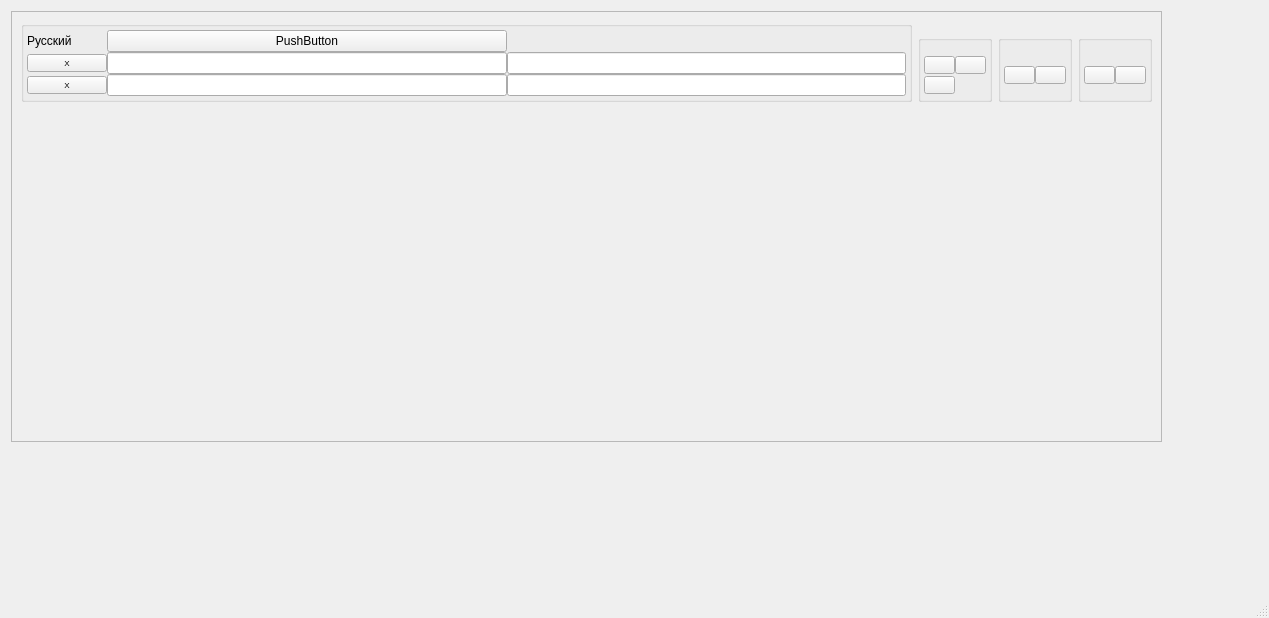
<?xml version="1.0" encoding="UTF-8"?>
<ui version="4.0">
 <class>MainWindow</class>
 <widget class="QMainWindow" name="MainWindow">
  <property name="geometry">
   <rect>
    <x>0</x>
    <y>0</y>
    <width>1269</width>
    <height>618</height>
   </rect>
  </property>
  <property name="windowTitle">
   <string>MainWindow</string>
  </property>
  <widget class="QWidget" name="centralwidget">
   <widget class="QScrollArea" name="scrollArea">
    <property name="geometry">
     <rect>
      <x>11</x>
      <y>11</y>
      <width>1151</width>
      <height>431</height>
     </rect>
    </property>
    <property name="widgetResizable">
     <bool>true</bool>
    </property>
    <widget class="QWidget" name="scrollAreaWidgetContents">
     <property name="geometry">
      <rect>
       <x>0</x>
       <y>0</y>
       <width>1149</width>
       <height>429</height>
      </rect>
     </property>
     <layout class="QGridLayout" name="gridLayout_4">
      <property name="sizeConstraint">
       <enum>QLayout::SetMinimumSize</enum>
      </property>
      <item row="0" column="2">
       <widget class="QGroupBox" name="groupBox_2">
        <property name="title">
         <string> </string>
        </property>
        <layout class="QGridLayout" name="gridLayout_2">
         <property name="sizeConstraint">
          <enum>QLayout::SetMinimumSize</enum>
         </property>
         <property name="leftMargin">
          <number>3</number>
         </property>
         <property name="topMargin">
          <number>3</number>
         </property>
         <property name="rightMargin">
          <number>3</number>
         </property>
         <property name="bottomMargin">
          <number>3</number>
         </property>
         <property name="spacing">
          <number>0</number>
         </property>
         <item row="1" column="0">
          <widget class="QPushButton" name="pushButton_3">
           <property name="font">
            <font>
             <pointsize>6</pointsize>
            </font>
           </property>
           <property name="text">
            <string/>
           </property>
          </widget>
         </item>
         <item row="1" column="1">
          <widget class="QPushButton" name="pushButton_4">
           <property name="font">
            <font>
             <pointsize>6</pointsize>
            </font>
           </property>
           <property name="text">
            <string/>
           </property>
          </widget>
         </item>
         <item row="0" column="0" colspan="2">
          <spacer name="verticalSpacer_2">
           <property name="orientation">
            <enum>Qt::Vertical</enum>
           </property>
           <property name="sizeType">
            <enum>QSizePolicy::Fixed</enum>
           </property>
           <property name="sizeHint" stdset="0">
            <size>
             <width>20</width>
             <height>10</height>
            </size>
           </property>
          </spacer>
         </item>
        </layout>
       </widget>
      </item>
      <item row="0" column="1">
       <widget class="QGroupBox" name="groupBox_4">
        <property name="title">
         <string> </string>
        </property>
        <layout class="QGridLayout" name="gridLayout_6">
         <property name="sizeConstraint">
          <enum>QLayout::SetMinimumSize</enum>
         </property>
         <property name="leftMargin">
          <number>3</number>
         </property>
         <property name="topMargin">
          <number>3</number>
         </property>
         <property name="rightMargin">
          <number>3</number>
         </property>
         <property name="bottomMargin">
          <number>3</number>
         </property>
         <property name="spacing">
          <number>0</number>
         </property>
         <item row="2" column="0">
          <widget class="QPushButton" name="pushButton_7">
           <property name="font">
            <font>
             <pointsize>6</pointsize>
            </font>
           </property>
           <property name="text">
            <string/>
           </property>
          </widget>
         </item>
         <item row="1" column="0">
          <widget class="QPushButton" name="pushButton_10">
           <property name="font">
            <font>
             <pointsize>6</pointsize>
            </font>
           </property>
           <property name="text">
            <string/>
           </property>
          </widget>
         </item>
         <item row="1" column="1">
          <widget class="QPushButton" name="pushButton_11">
           <property name="font">
            <font>
             <pointsize>6</pointsize>
            </font>
           </property>
           <property name="text">
            <string/>
           </property>
          </widget>
         </item>
         <item row="0" column="0" colspan="2">
          <spacer name="verticalSpacer_3">
           <property name="orientation">
            <enum>Qt::Vertical</enum>
           </property>
           <property name="sizeType">
            <enum>QSizePolicy::Fixed</enum>
           </property>
           <property name="sizeHint" stdset="0">
            <size>
             <width>20</width>
             <height>10</height>
            </size>
           </property>
          </spacer>
         </item>
        </layout>
       </widget>
      </item>
      <item row="0" column="3">
       <widget class="QGroupBox" name="groupBox_3">
        <property name="title">
         <string> </string>
        </property>
        <layout class="QGridLayout" name="gridLayout_5">
         <property name="sizeConstraint">
          <enum>QLayout::SetMinimumSize</enum>
         </property>
         <property name="leftMargin">
          <number>3</number>
         </property>
         <property name="topMargin">
          <number>3</number>
         </property>
         <property name="rightMargin">
          <number>3</number>
         </property>
         <property name="bottomMargin">
          <number>3</number>
         </property>
         <property name="spacing">
          <number>0</number>
         </property>
         <item row="1" column="1">
          <widget class="QPushButton" name="pushButton_5">
           <property name="font">
            <font>
             <pointsize>6</pointsize>
            </font>
           </property>
           <property name="text">
            <string/>
           </property>
          </widget>
         </item>
         <item row="1" column="0">
          <widget class="QPushButton" name="pushButton_6">
           <property name="font">
            <font>
             <pointsize>6</pointsize>
            </font>
           </property>
           <property name="text">
            <string/>
           </property>
          </widget>
         </item>
         <item row="0" column="0" colspan="2">
          <spacer name="verticalSpacer_4">
           <property name="orientation">
            <enum>Qt::Vertical</enum>
           </property>
           <property name="sizeType">
            <enum>QSizePolicy::Fixed</enum>
           </property>
           <property name="sizeHint" stdset="0">
            <size>
             <width>20</width>
             <height>10</height>
            </size>
           </property>
          </spacer>
         </item>
        </layout>
       </widget>
      </item>
      <item row="0" column="0">
       <widget class="QGroupBox" name="groupBox">
        <property name="title">
         <string/>
        </property>
        <layout class="QGridLayout" name="gridLayout_3" columnstretch="0,0,0,0,0,0" columnminimumwidth="0,0,0,0,0,0">
         <property name="sizeConstraint">
          <enum>QLayout::SetMinimumSize</enum>
         </property>
         <property name="leftMargin">
          <number>3</number>
         </property>
         <property name="topMargin">
          <number>3</number>
         </property>
         <property name="rightMargin">
          <number>3</number>
         </property>
         <property name="bottomMargin">
          <number>3</number>
         </property>
         <property name="spacing">
          <number>0</number>
         </property>
         <item row="0" column="0">
          <widget class="QLabel" name="label">
           <property name="text">
            <string>Русский</string>
           </property>
          </widget>
         </item>
         <item row="0" column="1">
          <widget class="QPushButton" name="pushButton">
           <property name="text">
            <string>PushButton</string>
           </property>
          </widget>
         </item>
         <item row="1" column="0">
          <widget class="QPushButton" name="pushButton_2">
           <property name="font">
            <font>
             <pointsize>6</pointsize>
            </font>
           </property>
           <property name="text">
            <string>X</string>
           </property>
          </widget>
         </item>
         <item row="1" column="1">
          <widget class="QLineEdit" name="lineEdit">
           <property name="text">
            <string/>
           </property>
          </widget>
         </item>
         <item row="1" column="2">
          <widget class="QLineEdit" name="lineEdit_2"/>
         </item>
         <item row="2" column="0">
          <widget class="QPushButton" name="pushButton_9">
           <property name="font">
            <font>
             <pointsize>6</pointsize>
            </font>
           </property>
           <property name="text">
            <string>X</string>
           </property>
          </widget>
         </item>
         <item row="2" column="2">
          <widget class="QLineEdit" name="lineEdit_4"/>
         </item>
         <item row="2" column="1">
          <widget class="QLineEdit" name="lineEdit_3"/>
         </item>
        </layout>
       </widget>
      </item>
      <item row="1" column="0" colspan="4">
       <spacer name="verticalSpacer">
        <property name="orientation">
         <enum>Qt::Vertical</enum>
        </property>
        <property name="sizeHint" stdset="0">
         <size>
          <width>20</width>
          <height>40</height>
         </size>
        </property>
       </spacer>
      </item>
     </layout>
    </widget>
   </widget>
  </widget>
  <widget class="QMenuBar" name="menubar">
   <property name="geometry">
    <rect>
     <x>0</x>
     <y>0</y>
     <width>1269</width>
     <height>26</height>
    </rect>
   </property>
  </widget>
  <widget class="QStatusBar" name="statusbar"/>
 </widget>
 <resources/>
 <connections/>
</ui>
